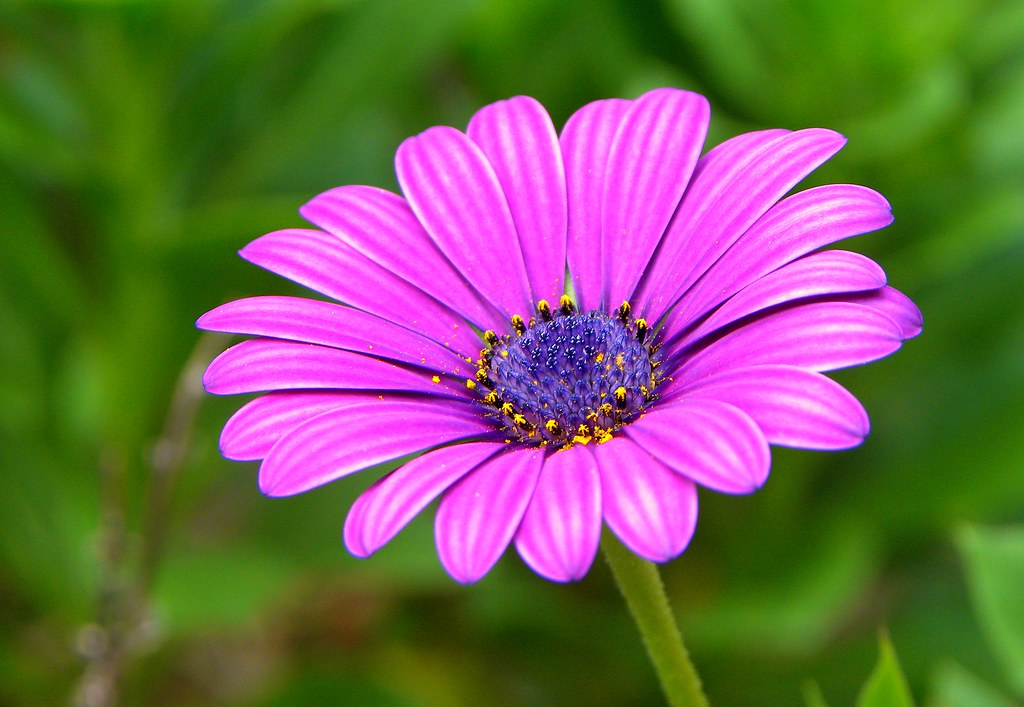
#> input picture input1.jpeg, 1024 x 707 px
$ jupyter execute KMeans.ipynb   (shell and % lines are left out)
#> lines starting #> are read from the running program, lines starting #| are printed output that depends on the picture
[cell 1]
#command to install cv2 if not present already

[cell 2]
import numpy as np
import matplotlib.pyplot as plt
import cv2

#Read in the image
image = cv2.imread('input1.jpeg')
#> image is the input picture: shape (707, 1024, 3); mean B, G, R 87.1, 100, 116.4
#image1 = cv2.imread('input2.jpg')
#image2 = cv2.imread('input3.jpeg')

#Change color to RGB (from BGR)
image = cv2.cvtColor(image,cv2.COLOR_BGR2RGB)

plt.imshow(image)

#Reshaping the image into a 2D array of pixels and 3 color values(RGB)
pixel_vals = image.reshape((-1,3))

#Convert to float type
pixel_vals = np.float32(pixel_vals)

#The below line of code defines the criteria for the algorithm to stop running,
#which will happen is 100 iterations are the run or the epsilon(which is the required accuracy)
#becomes 85%
criteria = (cv2.TERM_CRITERIA_EPS + cv2.TERM_CRITERIA_MAX_ITER, 100, 0.85)

#Then perform k-means clustering with h number of clusters defined as 3
#also random centres are initially chosen for k-means clustering
k=2 #for input1.jpeg
#k=3 for input2.jpeg
#k=6 for input3.jpeg
retval, labels, centers = cv2.kmeans(pixel_vals, k, None, criteria, 10, cv2.KMEANS_RANDOM_CENTERS)
#> retval = 1.62e+09; centers = [[242.4, 103, 245.8], [63.13, 98.72, 19.95]]

#Convert data into a 8-bit values
centers = np.uint8(centers)
#> centers = [[242, 103, 245], [63, 98, 19]]
segmented_data = centers[labels.flatten()]
print(centers)
#| [[242 103 245]
#|  [ 63  98  19]]
print(segmented_data)
#> (printed output is left out)

#Reshape data into the original image dimensions
segmented_image = segmented_data.reshape((image.shape))
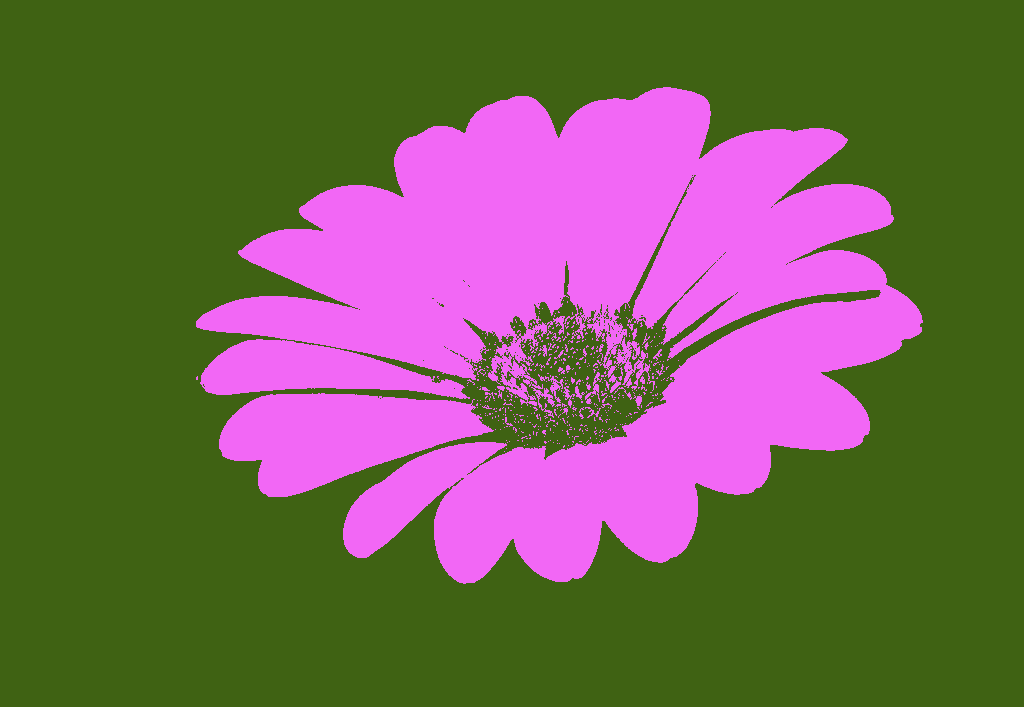
#> segmented_image: shape (707, 1024, 3); mean R, G, B 116.3, 99.5, 86.3
plt.imshow(segmented_image)

image_concat = np.concatenate((image, segmented_image), axis=1)
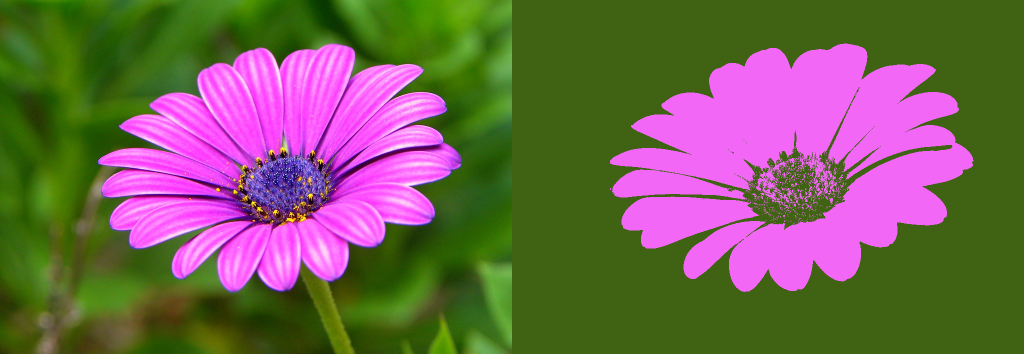
#> image_concat: shape (707, 2048, 3) (shown at 1/2 size); mean R, G, B 116.4, 99.7, 86.7
plt.imshow(image_concat)
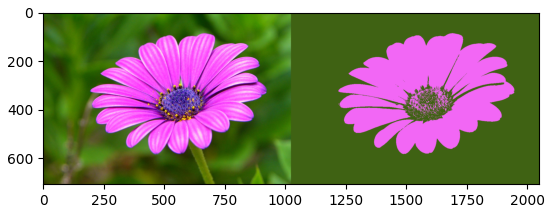
#> figure drawn by matplotlib, 1 panel

$ run again, with input2.jpeg copied over input1.jpeg
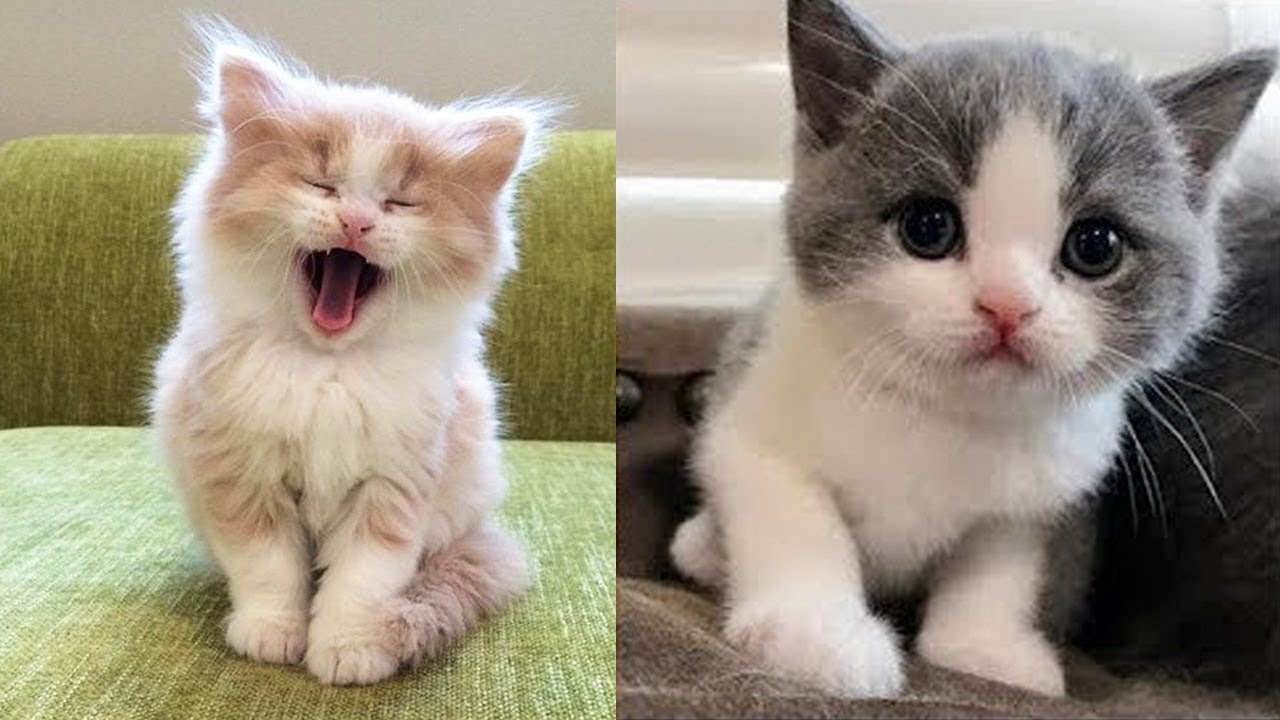
#> input picture input2.jpeg, 1280 x 720 px
#> image is the input picture: shape (720, 1280, 3); mean B, G, R 126.5, 144.1, 153.5
#> `retval, labels, centers = cv2.kmeans(pixel_vals, k, None, criteria, 10..`: retval = 2.86e+09; centers = [[81.74, 72.68, 55.04], [191.8, 182.2, 164.6]]
#> `centers = np.uint8(centers)`: centers = [[81, 72, 55], [191, 182, 164]]
#| [[ 81  72  55]
#|  [191 182 164]]
#> (printed output is left out)
#> `image_concat = np.concatenate((image, segmented_image), axis=1)`:
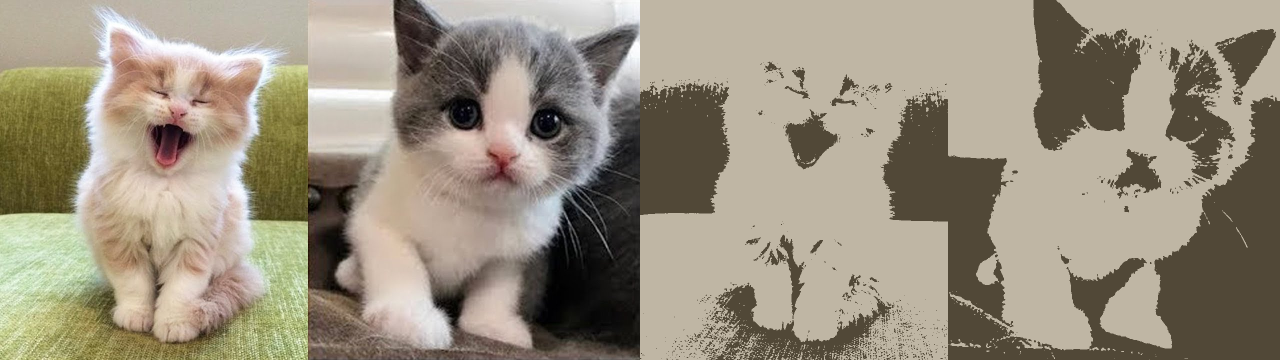
#> image_concat: shape (720, 2560, 3) (shown at 1/2 size); mean R, G, B 153.1, 143.9, 126.3
#> `[cell 2] import numpy as np import matplotlib.pyplot as plt import cv2..`:
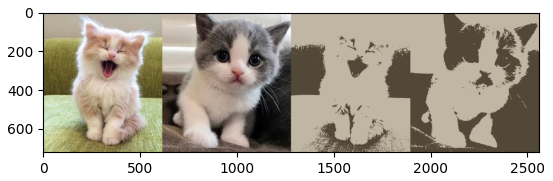
#> figure drawn by matplotlib, 1 panel
